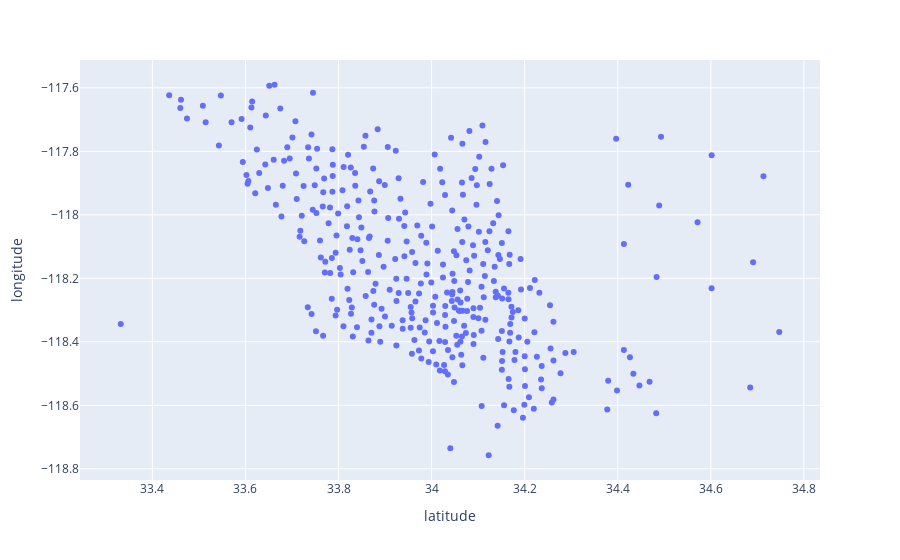

The cell this chart's notebook holds for it:
### Code cell
import matplotlib.pyplot as plt
import plotly.express as px


# plt.scatter(scatter_df['latitude'], scatter_df['longitude'], s = scatter_df[scatter_df.columns[0]]*100)

# plt.show()


fig = px.scatter(scatter_df.reset_index(), x="latitude", y="longitude", hover_data=['zipcode'], size = )

fig.show()

### Figure 1 — Plotly figure (JSON) as saved in the notebook; plotly's stock layout.template omitted (floating-point values rounded to 4 significant figures; data arrays with more than 128 entries replaced by an {"elided": "..."} marker saying what was removed)
{"data": [{"customdata": {"elided": "361x1 str values"}, "hovertemplate": "latitude=%{x}<br>longitude=%{y}<br>zipcode=%{customdata[0]}<extra></extra>", "legendgroup": "", "marker": {"color": "#636efa", "symbol": "circle"}, "mode": "markers", "name": "", "orientation": "v", "showlegend": false, "type": "scatter", "x": {"elided": "361 float values"}, "xaxis": "x", "y": {"elided": "361 float values"}, "yaxis": "y"}], "layout": {"legend": {"tracegroupgap": 0}, "margin": {"t": 60}, "xaxis": {"anchor": "y", "domain": [0, 1], "title": {"text": "latitude"}}, "yaxis": {"anchor": "x", "domain": [0, 1], "title": {"text": "longitude"}}}}
